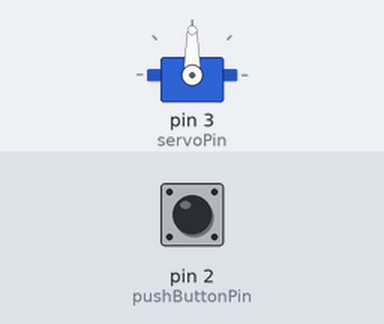
This sketch was run on a simulated Arduino Uno, built with avr-gcc and run on an emulated ATmega328P. On the bench: servo. The inputs (shaded band) are chosen by the test bench; at power-on: pin 2 (pushButtonPin) HIGH.

Above: at 1.2 s.
1.3 s: pin 2 (pushButtonPin) pulled LOW for 0.15 s
At 1.51 s:
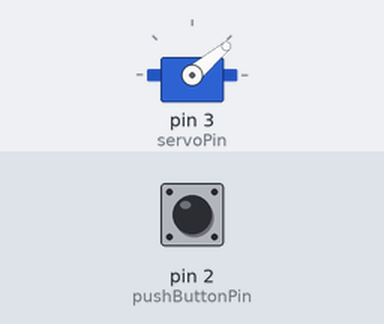
At 2.2 s:
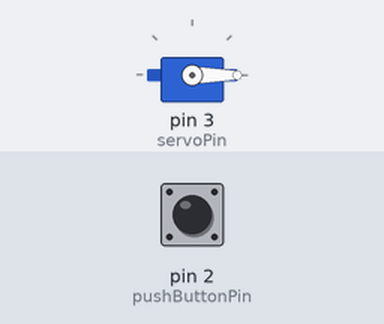
4.3 s: pin 2 (pushButtonPin) pulled LOW for 3.2 s
At 4.46 s:
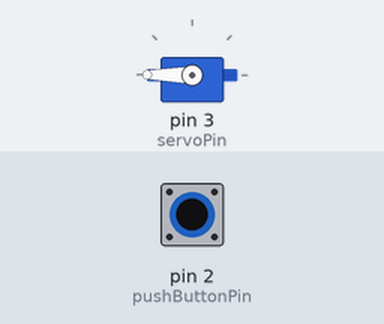
Timing chart, 0 to 9.0 s (numbered marks = the images above; inputs shaded):
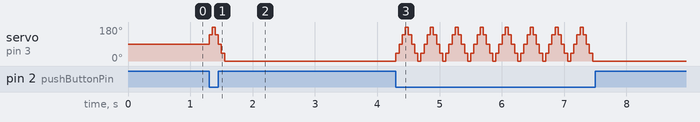

The sketch:

sketch_feb18a.ino
```cpp
#include <Servo.h>

Servo myservo;  // create servo object to control a servo
#define servoPin 3
#define pushButtonPin 2

int angle =90;
int angleStep =50;
const int minAngle = 0;
const int maxAngle = 180;

const int type =2;

int buttonPushed =0;

void setup() {
  Serial.begin(9600);
  myservo.attach(servoPin);
  pinMode(pushButtonPin,INPUT_PULLUP);
   myservo.write(angle);//initial position
}

void loop() {
  if(digitalRead(pushButtonPin) == LOW){
    buttonPushed = 1;
  }
   if( buttonPushed ){
  angle = angle + angleStep;

    // reverse the direction of the moving at the ends of the angle:
    if (angle >= maxAngle) {
      angleStep = -angleStep;
        if(type ==1)
        {
            buttonPushed =0;
        }
    }

    if (angle <= minAngle) {
      angleStep = -angleStep;
       if(type ==2)
        {
            buttonPushed =0;
        }
    }

    myservo.write(angle); // move the servo to desired angle

  delay(50); // waits for the servo to get there
   }


}
```

Measured:
- after the input at 1.3 s, servo on pin 3 (servoPin): 90° → 0° at once
- after the input at 4.3 s, servo on pin 3 (servoPin): 0° → 40° at once, then repeats every 0.40 s: 90° 0.05 s, 140° 0.05 s, 180° 0.05 s, 140° 0.05 s, 90° 0.05 s, 40° 0.05 s, 0° 0.05 s, 40° 0.05 s, until it stays 0° from 7.5 s
